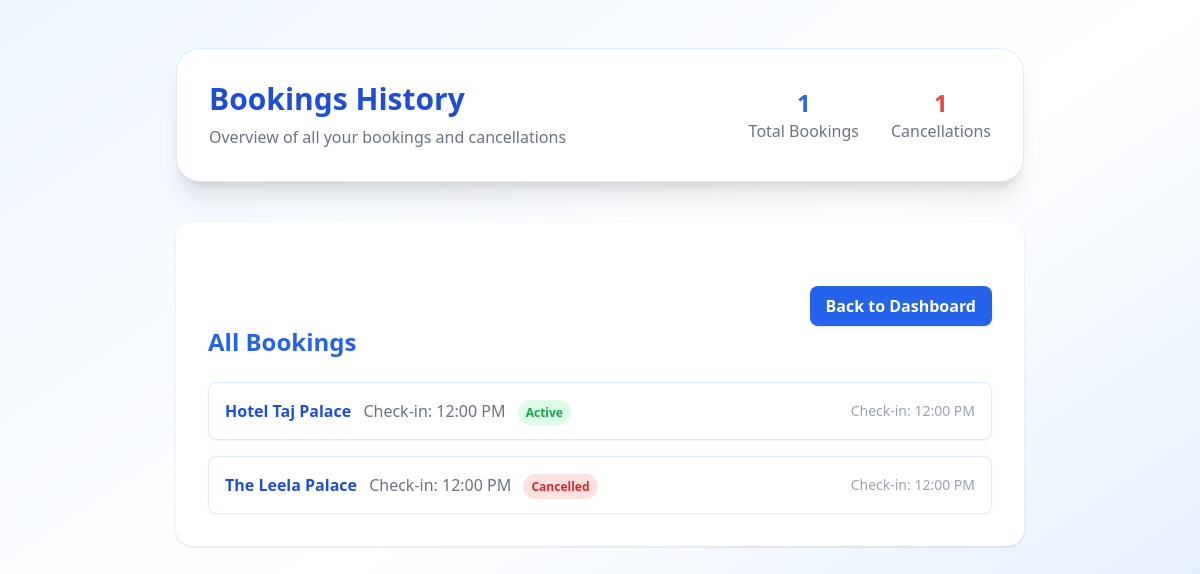
The app's page /bookingshistory (signed in) with its own data.
### app.py (models this page shows)
class Booking(db.Model):
    id = db.Column(db.Integer, primary_key=True)
    service = db.Column(db.String(100), nullable=False)
    time = db.Column(db.String(100))
    price = db.Column(db.String(20))
    status = db.Column(db.String(20), default='Confirmed')
    user_id = db.Column(db.Integer, db.ForeignKey('user.id'), nullable=False)
    date = db.Column(db.String(100))

### app.py (the view)
@app.route('/bookingshistory')
def bookingshistory():
    if 'user' not in session:
        return redirect(url_for('auth'))
    user = session['user']
    db_user = get_user_by_email(user['email'])
    user_bookings = get_user_bookings(db_user)
    num_bookings = len([b for b in user_bookings if (b.status or '').lower() != 'cancelled'])
    num_cancellations = len([b for b in user_bookings if (b.status or '').lower() == 'cancelled'])
    bookings = [
        {
            'service': b.service,
            'details': b.time,
            'date': b.date or b.time,
            'status': b.status or 'Confirmed'
        }
        for b in reversed(user_bookings)
    ]
    return render_template('bookingshistory.html', num_bookings=num_bookings, num_cancellations=num_cancellations, bookings=bookings)

### app.py (called while the page is built)
def get_user_by_email(email):
    return User.query.filter_by(email=email).first()

def get_user_bookings(user):
    return Booking.query.filter_by(user_id=user.id).all()

### templates/bookingshistory.html (shortened to what this page needs)
<!DOCTYPE html>
<html lang="en">
<head>
  <script src="https://cdn.tailwindcss.com"></script>
</head>
<body class="bg-gradient-to-br from-blue-50 via-white to-blue-100 min-h-screen font-sans">
  <div class="max-w-4xl mx-auto py-12 px-6">
    <div class="bg-white rounded-3xl shadow-xl p-8 mb-10 border border-blue-100 flex flex-col md:flex-row md:items-center md:justify-between gap-8">
      <div>
        <h2 class="text-3xl font-extrabold text-blue-700 mb-2">Bookings History</h2>
        <p class="text-gray-500">Overview of all your bookings and cancellations</p>
      </div>
      <div class="flex gap-8">
        <div class="text-center">
          <div class="text-2xl font-bold text-blue-600">{{ num_bookings }}</div>
          <div class="text-gray-500">Total Bookings</div>
        </div>
        <div class="text-center">
          <div class="text-2xl font-bold text-red-500">{{ num_cancellations }}</div>
          <div class="text-gray-500">Cancellations</div>
        </div>
      </div>
    </div>
    <div class="bg-white rounded-2xl shadow p-8">
    <div class="mt-8 flex justify-end">
      <a href="{{ url_for('dashboard') }}" class="bg-blue-600 hover:bg-blue-700 text-white px-4 py-2 rounded-lg font-semibold shadow transition">Back to Dashboard</a>
    </div>
      <h3 class="text-2xl font-bold text-blue-600 mb-6">All Bookings</h3>
      <ul class="space-y-4">
        {% for booking in bookings %}
        <li class="border border-blue-100 rounded-lg p-4 shadow-sm flex flex-col md:flex-row md:items-center md:justify-between gap-4">
          <div>
            <span class="font-semibold text-blue-700">{{ booking.service }}</span>
            <span class="text-gray-500 ml-2">{{ booking.details }}</span>
            {% if booking.status.lower() == 'cancelled' %}
              <span class="ml-2 px-2 py-1 rounded-full bg-red-100 text-red-600 text-xs font-bold">Cancelled</span>
            {% else %}
              <span class="ml-2 px-2 py-1 rounded-full bg-green-100 text-green-600 text-xs font-bold">Active</span>
            {% endif %}
          </div>
          <div class="text-gray-400 text-sm mt-2 md:mt-0">{{ booking.date }}</div>
        </li>
        {% else %}
        <li class="text-gray-400">No bookings found.</li>
        {% endfor %}
      </ul>
    </div>
  </div>
</body>
</html>

### records on screen
Booking: service "Hotel Taj Palace", details "Check-in: 12:00 PM", status "Active", date "Check-in: 12:00 PM"
Booking: service "The Leela Palace", details "Check-in: 12:00 PM", status "Cancelled", date "Check-in: 12:00 PM"

### other values on screen
{{ num_bookings }} "1"
{{ num_cancellations }} "1"
